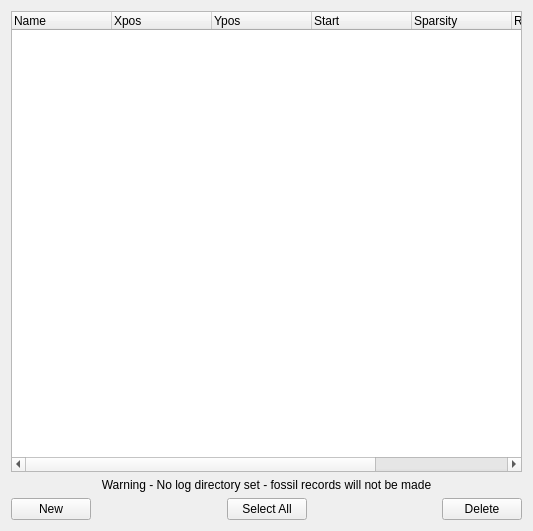
<?xml version="1.0" encoding="UTF-8"?>
<ui version="4.0">
 <class>FossRecWidget</class>
 <widget class="QWidget" name="FossRecWidget">
  <property name="geometry">
   <rect>
    <x>0</x>
    <y>0</y>
    <width>533</width>
    <height>531</height>
   </rect>
  </property>
  <property name="windowTitle">
   <string>Form</string>
  </property>
  <layout class="QVBoxLayout" name="verticalLayout">
   <item>
    <widget class="QTreeWidget" name="treeWidget">
     <column>
      <property name="text">
       <string>Name</string>
      </property>
     </column>
     <column>
      <property name="text">
       <string>Xpos</string>
      </property>
     </column>
     <column>
      <property name="text">
       <string>Ypos</string>
      </property>
     </column>
     <column>
      <property name="text">
       <string>Start</string>
      </property>
     </column>
     <column>
      <property name="text">
       <string>Sparsity</string>
      </property>
     </column>
     <column>
      <property name="text">
       <string>Records</string>
      </property>
     </column>
     <column>
      <property name="text">
       <string>Active?</string>
      </property>
     </column>
    </widget>
   </item>
   <item>
    <widget class="QLabel" name="WarnLabel">
     <property name="text">
      <string>Warning - No log directory set - fossil records will not be made</string>
     </property>
     <property name="alignment">
      <set>Qt::AlignCenter</set>
     </property>
    </widget>
   </item>
   <item>
    <layout class="QHBoxLayout" name="horizontalLayout">
     <item>
      <widget class="QPushButton" name="NewButton">
       <property name="text">
        <string>New</string>
       </property>
      </widget>
     </item>
     <item>
      <spacer name="horizontalSpacer">
       <property name="orientation">
        <enum>Qt::Horizontal</enum>
       </property>
       <property name="sizeHint" stdset="0">
        <size>
         <width>40</width>
         <height>20</height>
        </size>
       </property>
      </spacer>
     </item>
     <item>
      <widget class="QPushButton" name="SelectAllButton">
       <property name="text">
        <string>Select All</string>
       </property>
      </widget>
     </item>
     <item>
      <spacer name="horizontalSpacer_2">
       <property name="orientation">
        <enum>Qt::Horizontal</enum>
       </property>
       <property name="sizeHint" stdset="0">
        <size>
         <width>40</width>
         <height>20</height>
        </size>
       </property>
      </spacer>
     </item>
     <item>
      <widget class="QPushButton" name="DeleteButton">
       <property name="text">
        <string>Delete</string>
       </property>
      </widget>
     </item>
    </layout>
   </item>
  </layout>
 </widget>
 <resources/>
 <connections/>
</ui>
